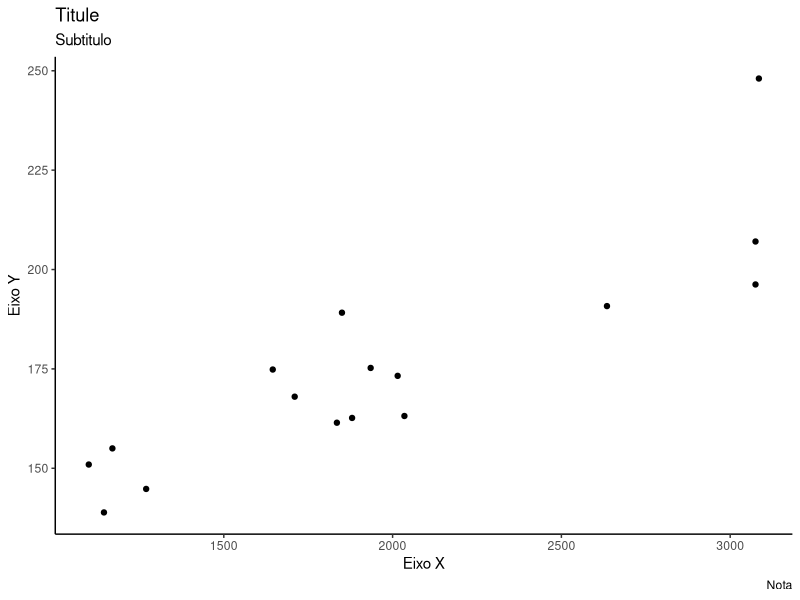
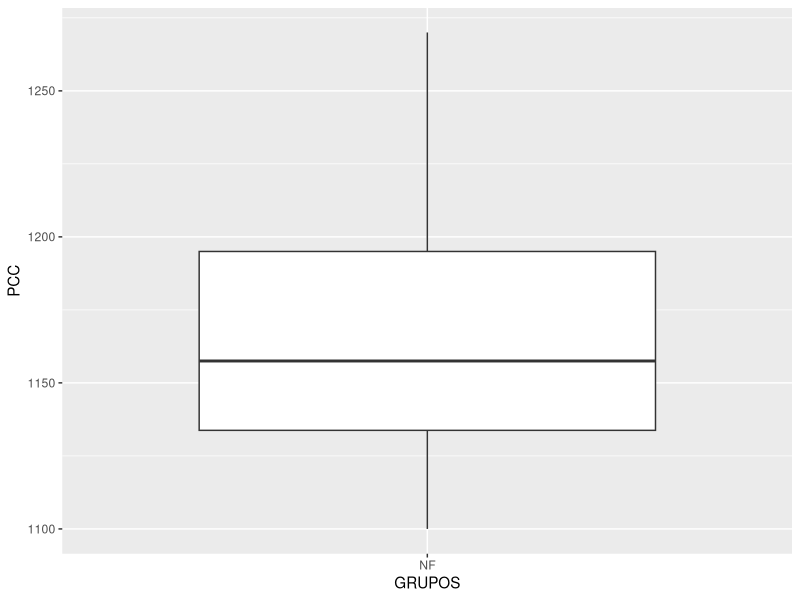
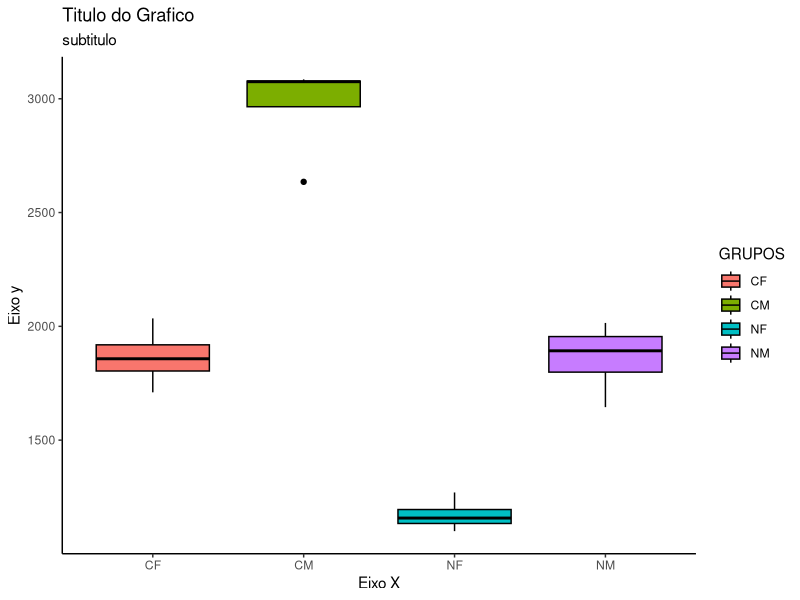
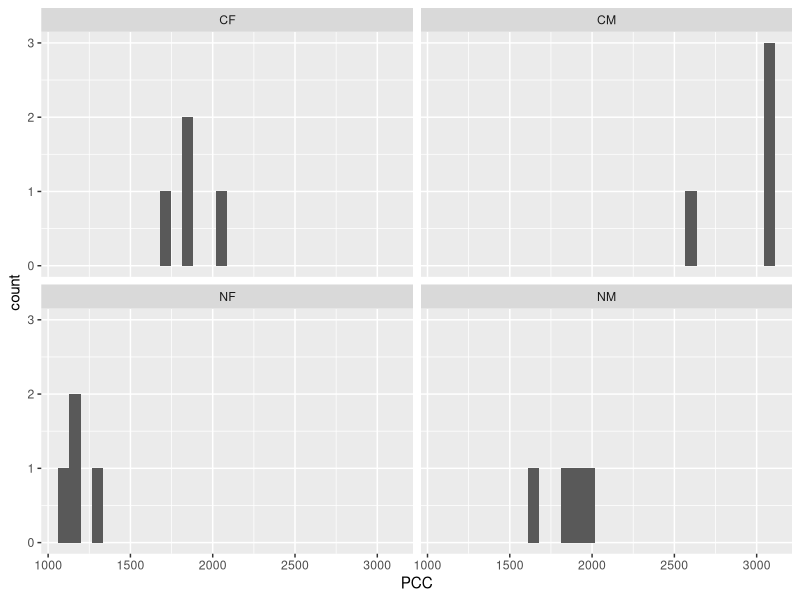
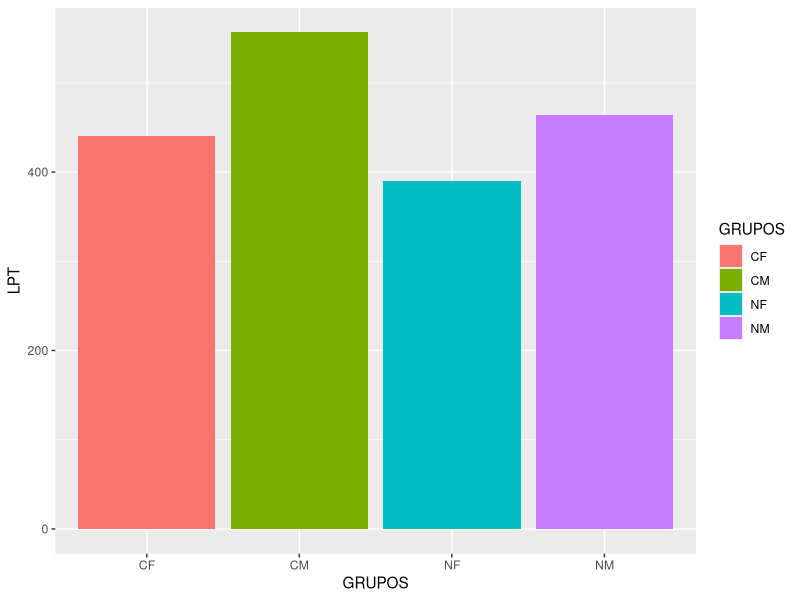
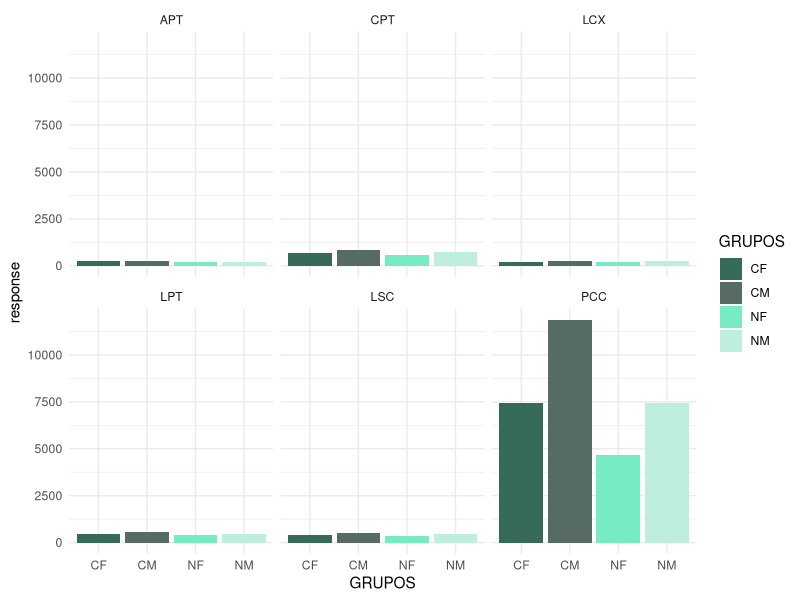
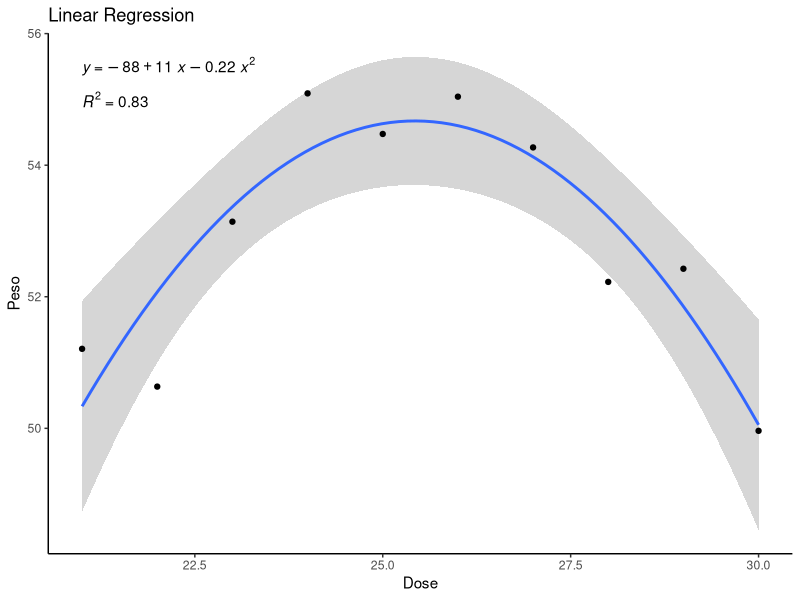

The R script that drew these images, in order:
## ---- chunk 1
knitr::opts_chunk$set(include = T, echo =T, message=F, warning=F)
## ---- chunk 2
library(tidyverse)
## ---- chunk 3
dados <- read.csv("dadosR.csv", stringsAsFactors = T)
head(dados)
## ---- chunk 4
ggplot(data= dados) +
  geom_point(mapping = aes(x=PCC, y=CPT)) +
  labs(title="Titule", subtitle = "Subtitulo", caption = "Nota",
       x= "Eixo X", y="Eixo Y") +
  theme_classic()
## ---- chunk 5
dados %>%
  filter(GRUPOS == 'NF') %>%
  ggplot(data = .,mapping = aes(x=GRUPOS, y=PCC)) +
  geom_boxplot()
## ---- chunk 6
ggplot(dados,aes(x=GRUPOS,y=PCC, fill=GRUPOS)) +
  geom_boxplot(color="black") +
  labs(title="Titulo do Grafico", subtitle="subtitulo",
       x = "Eixo X", y="Eixo y") +
  theme_classic()
## ---- chunk 7
ggplot(dados, aes(x=PCC)) +
  geom_histogram() +
  facet_wrap(~ GRUPOS)
## ---- chunk 8
ggplot(dados, aes(x=GRUPOS,y=LPT, fill=GRUPOS)) +
  geom_bar(stat = "identity")

dados %>%
  group_by(GRUPOS) %>%
  select(LPT) %>%
  summarise(media = mean(LPT), total = sum(LPT))
## ---- chunk 9

dados %>%
  tidyr::pivot_longer(PCC:LSC,names_to = "variable",values_to = "response") %>%
  ggplot(data = .,aes(y=response, x=GRUPOS, fill=GRUPOS)) +
  geom_bar(stat="identity") +
  scale_fill_manual(values =  c("#366B59","#566B64","#76EBC4","#BEEEDE")) +
  facet_wrap(~ variable) +
  theme_minimal()
## ---- chunk 10
library(magrittr)

set.seed(231)
erro <- rnorm(10,0,1.11)
ordem <- sample(1:10,10)
dose <- (c(21:30))

dados <- tibble(ordem,dose,erro)

dados %<>% dplyr::mutate(peso = -70 + 10*dose -0.2*(dose^2) + erro)
dados %<>% dplyr::select(-erro)

## ---- chunk 11

library(ggpubr)

ggplot(dados,aes(x=dose,y=peso)) +
  geom_smooth(data=dados,method = 'lm', formula = y ~ x + I(x^2) ,  se=TRUE) +
  geom_point() +
  stat_regline_equation(label.y = 55.5, aes(label = ..eq.label..),formula = y ~ x + I(x^2)) +
  stat_regline_equation(label.y = 55, aes(label = ..rr.label..),formula = y ~ x + I(x^2)) +
  labs(title = "Linear Regression", x="Dose",y="Peso" ) +
  theme_classic()

